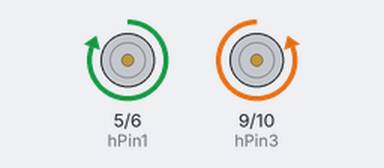
This sketch was run on a simulated Arduino Uno, built with avr-gcc and run on an emulated ATmega328P. Shown: motor-driver pin pairs drawn as motors (green arrow = first pin HIGH = forward, orange = second pin HIGH = backward, longer = more drive). Wiring (inferred from the names in the program): MPU-6050 motion sensor at I2C address 0x68. What the sketch prints to the serial monitor is not drawn.

Above: at 3.5 s.
Timing chart, 0 to 6.0 s (numbered marks = the images above):
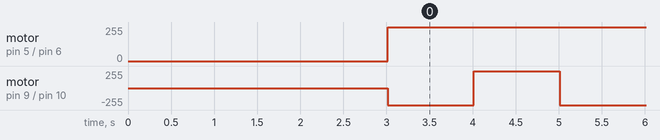

The sketch:

Vacumon_tehnohack_final.ino
```cpp
#include<Wire.h>
#include <SoftwareSerial.h>
int hPin1=5; //right backwards
int hPin2=6; //right forwards
int hPin3=9; //left forwards
int hPin4=10; //left backwards
int dgrees=1500;
int motorSpeed=1023;
int correctRight=0;
int correctLeft=22;
//Serial_IN
int i=0;
int a=0;
String inputString = "";         // a string to hold incoming data
boolean stringComplete = false;  // whether the string is complete
//Mootor
bool L_on=0;
bool L_dir=0;
bool R_on=0;
bool R_dir=0;
int Time=0;
//Pööramine
bool suund=0;
int nurk=0;
int full_circle=6280;
int one_degree=0;
int nurga_parandus=0;
// ultrasound
int trigPin =7;
int echoPin=8;
int duration, disctance, uDist; // Duration used to calculate distance
int obstacle;
//gyro variables
const int MPU=0x68;  // I2C address of the MPU-6050
int16_t AcX,AcY,AcZ;
int GryoAxis1 = A4;
int GryoAxis2 = A5;
int GryoAxis3 = 2;
String AxisX;
String AxisY;
String AxisZ;

#define Baudrate 9600
SoftwareSerial ESPserial(3, 4); // RX, TX

#define SSID "blackninja"
#define PASS "vacumon1"
#define IP "184.106.153.149" // ThingSpeak IP Address: 184.106.153.149
String GET = "GET /update?key=E9C2L5BF1BSSZQ2P";

void setup(){
  // initialize serials:
  Serial.begin(Baudrate);
  ESPserial.begin(Baudrate);

  // reserve 200 bytes for the inputString:
  inputString.reserve(200);
  //motor
  pinMode(hPin1, OUTPUT);
  pinMode(hPin2, OUTPUT);
  pinMode(hPin3, OUTPUT);
  pinMode(hPin4, OUTPUT);
  //ultrasonic
  pinMode(trigPin, OUTPUT);
  pinMode(echoPin, INPUT);

  //Gyro
  Wire.begin();
  Wire.beginTransmission(MPU);
  Wire.write(0x6B);  // PWR_MGMT_1 register
  Wire.write(0);     // set to zero (wakes up the MPU-6050)
  Wire.endTransmission(true);

  //WIFI Setup
  sendESPserial("AT");
  delay(2000);
  if(ESPserial.find("OK"))
    {
      int i=0;
    Serial.println("RECEIVED: OK\nData ready to sent!");  //added for debugging
    //ESPserial.println("RECEIVED: OK\nData ready to sent!");
    connectWiFi();  //function has 5 sec delay built in
    sendESPserial("AT+CWMODE=3");
    delay(500);
    sendESPserial("AT+CIPMUX=1");
    delay(500);
    sendESPserial("AT+CIPSERVER=1,8888");
    delay(500);
    sendESPserial("AT+CIFSR");
    while ( ESPserial.available())   {
      Serial.write( ESPserial.read());

    }
    }
  else{
    Serial.println("nok to send");
  }
}


//------------------------------------------------------------------------------------------------------------------------------------------------------------------------------
//----------------------------------------------------------------------------MAIN----------------------------------------------------------------------------------------------
void loop() {
//  uDist=measDist();
//  if(uDist>10){

//  if ( Serial.available() )   {  ESPserial.write( Serial.read() );  }
//  if ( ESPserial.available() )   {  Serial.write( ESPserial.read() );  }
if (i==0){
  //delay(10000);
 Mootor(1, 1, 1, 1, 1000);
 Mootor(1, 0, 1, 1, 1000);
  serialEvent(); //call the function
    if (stringComplete && a>1) {
      Mootor(1, 1, 1, 0, 3250);
      Mootor(1, 1, 1, 1, 10000);
      Mootor(1, 0, 1, 1, 6500);
      Mootor(0, 0, 0, 0, 1000);
      i=1;
      Serial.println(inputString);
     /* if (Contains(inputString,"start")==1){
        ESPserial.println("Yes, Sir!");
        Mootor(1, 0, 1, 0, 1000);
        gryo();
        delay(1000);
        ESPserial.println("Done");
        Serial.println("Done");
        */
      }

      //ESPserial.println("WellDone");
      inputString = "";   // clear the string:
      stringComplete = false;
    }
}
//------------------------------------------------------------------------------------------------------------------------------------------------------------------------------
//------------------------------------------------------------------------------------------------------------------------------------------------------------------------------


bool Contains(String s, String search) {
    int max = s.length() - search.length();

    for (int i = 0; i <= max; i++) {
        if (s.substring(i) == search) return true; // or i
    }

    return false; //or -1
}


//SerialEvent
//-------------------------------------------------------------------------------------------------------------------------------------------------------------------------------------
void serialEvent() {
  while (ESPserial.available()) {
    char inChar = (char)ESPserial.read();    // get the new byte:
    inputString += inChar;    // add it to the inputString:
    if (inChar == '\r') {
      stringComplete = true;
      a += 1;
    }
  }
}

//Mootori juhtimine    (X_on=0 => Motor OFF;   X_on=1 => Motor ON;   X_dir=0 => Run Backwards;   X_dir=1 => Run Forward;   Time => Motor activation time in ms;)
//-------------------------------------------------------------------------------------------------------------------------------------------------------------------------------------
void Mootor(bool L_on, bool L_dir, bool R_on, bool R_dir, int Time){
  if(L_on==1){  //Turn on L motor
    if(L_dir==0){ //Direction BW
     analogWrite(hPin3,motorSpeed-correctLeft);
    }
    else{ //Direction FW
     analogWrite(hPin4,motorSpeed-correctLeft);
    }
  }
  if(R_on==1){  //Turn on R motor
    if(R_dir==0){ //Direction BW
     analogWrite(hPin2,motorSpeed-correctRight);
    }
    else{ //Direction FW
     analogWrite(hPin1,motorSpeed-correctRight);
    }
  }
  delay(Time);
  analogWrite(hPin1,0);
  analogWrite(hPin2,0);
  analogWrite(hPin3,0);
  analogWrite(hPin4,0);
}


//Mootori pööramise kalkulatsioon   (suund=0 => L; suund=1 => R; nurk=int => degrees)
//-------------------------------------------------------------------------------------------------------------------------------------------------------------------------------------
void Turn(bool suund, int nurk){
  one_degree = full_circle / 360;
  int aeg = (nurk * one_degree) - nurga_parandus;
  if(suund==0){
    Mootor(1, 0, 1, 1, aeg);
  }
  else {
    Mootor(1, 1, 1, 0, aeg);
  }
}

//ULTRASOUND
//------------------------------------------------------------------------------------------------------------------------------------------------------
int measDist(){ // The following trigPin/echoPin cycle is used to determine the distance of the nearest object by bouncing soundwaves off of it.

  digitalWrite(trigPin, LOW);
  delayMicroseconds(2);

  digitalWrite(trigPin, HIGH);
  delayMicroseconds(10);

  digitalWrite(trigPin, LOW);
  duration = pulseIn(echoPin, HIGH);

  disctance = duration/58.2;    //Calculate the distance (in cm) based on the speed of sound.
  return disctance;
  delay(50);    //Delay 50ms before next reading.
}

//GYRO
//------------------------------------------------------------------------------------------------------------------------------------------------------
void gryo(){
  Wire.beginTransmission(MPU);
  Wire.write(0x3B);  // starting with register 0x3B (ACCEL_XOUT_H)
  Wire.endTransmission(false);
  Wire.requestFrom(MPU,14,true);  // request a total of 14 registers
  AcX=Wire.read()<<8|Wire.read();  // 0x3B (ACCEL_XOUT_H) & 0x3C (ACCEL_XOUT_L)
  AcY=Wire.read()<<8|Wire.read();  // 0x3D (ACCEL_YOUT_H) & 0x3E (ACCEL_YOUT_L)
  AcZ=Wire.read()<<8|Wire.read();  // 0x3F (ACCEL_ZOUT_H) & 0x40 (ACCEL_ZOUT_L)
//  Serial.print("AcX = "); Serial.print(AcX);
//  Serial.print(" | AcY = "); Serial.print(AcY);
//  Serial.print(" | AcZ = "); Serial.println(AcZ
  // value_temp = analogRead(sensor_temp);
  // Gryo end

  // gryo data to string start
  AxisX = String(AcX);
  AxisY = String(AcY);
  AxisZ = String(AcZ);
  updateTS(AxisX, AxisY, AxisZ);
}

//CINNECT WIFI
//------------------------------------------------------------------------------------------------------------------------------------------------------
boolean connectWiFi()
{
 ESPserial.println("AT+CWMODE=1");//WiFi STA mode - if '3' it is both client and AP
  delay(2000);
  //Connect to Router with AT+CWJAP="SSID","Password";
  // Check if connected with AT+CWJAP?
  String cmd="AT+CWJAP=\""; // Join accespoint
  cmd+=SSID;
  cmd+="\",\"";
  cmd+=PASS;
  cmd+="\"";
  sendESPserial(cmd);
  delay(5000);
  if(ESPserial.find("OK"))
  {
    Serial.println("RECEIVED: OK");
    return true;
  }
  else
  {
    Serial.println("RECEIVED: Error ESPserial.find_OK");
    return false;
  }

  cmd = "AT+CIPMUX=0";// Set Single connection
  sendESPserial( cmd );
  if( ESPserial.find( "Error") )
  {
    Serial.print( "RECEIVED: Error AT+CIPMUX=0" );
    return false;
  }
}


// Send to ESPserail
//------------------------------------------------------------------------------------------------------------------------------------------------------
void sendESPserial(String cmd)
{
  ESPserial.print("SEND: ");
  Serial.print("SEND: ");
  ESPserial.println(cmd);
  Serial.println(cmd);
}

//UPDATE TS
//------------------------------------------------------------------------------------------------------------------------------------------------------
void updateTS( String T, String tM, String H)
{
  ESPserial.println(T + " " + tM + " " + H);
  // ESP8266 Client
  String cmd = "AT+CIPSTART=\"TCP\",\"";// Setup TCP connection
  cmd += IP;
  cmd += "\",80";
  sendESPserial(cmd);
  delay(2000);

  if( ESPserial.find( "Error" ) )
  {
    Serial.print( "RECEIVED: Error\nExit1" );
    return;
  }

cmd = GET + "&field1=" + T + "&field2=" + tM + "&field3=" + H +"\r\n";
//  cmd = GET + "&field1=1\r\n";
//  cmd = GET + "&field1=" + T + "&field2=" + tM + "&field3=" + H +0x0D+0x0A;
  Serial.print( "AT+CIPSEND=" );
  ESPserial.print( "AT+CIPSEND=" );
  Serial.println( cmd.length() );
  ESPserial.println( cmd.length() );

  if(ESPserial.find(">") )
  {
    Serial.println(">");  //debugging
    ESPserial.print(cmd);
    Serial.println("message sent");
  }
  else
  {
    sendESPserial( "AT+CIPCLOSE" );//close TCP connection
  }

  if( ESPserial.find("OK") )
  {
    Serial.println( "RECEIVED: OK" );
    ESPserial.println( "RECEIVED: OK" );
  }
  else
  {
    Serial.println( "RECEIVED: Error\nExit2" );
    ESPserial.println( "RECEIVED: Error\nExit2" );
  }
}
```

Measured:
- by itself, motor on pin 5 (hPin1) / pin 6 (hPin2): stopped → forward 255/255 at 3.0 s
- by itself, motor on pin 9 (hPin3) / pin 10 (hPin4): alternates forward 255/255 for 1.0 s and backward 255/255 for 1.0 s
